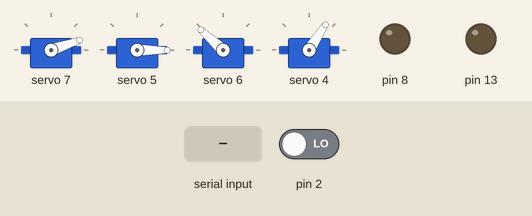
Simulated run of this sketch. Board: Arduino Uno, built with avr-gcc and run on an emulated ATmega328P. Parts: 4 × servo, output pins drawn as LEDs (lit = HIGH). The inputs (shaded band) are chosen by the test bench; at power-on: pin 2 LOW.

Above: at 2.0 s.
2.1 s: "r" received over Serial
At 3.7 s:
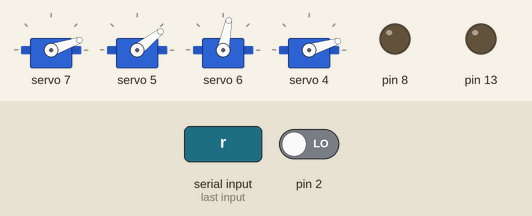
4.7 s: byte 52 ('4') received over Serial
At 5.9 s:
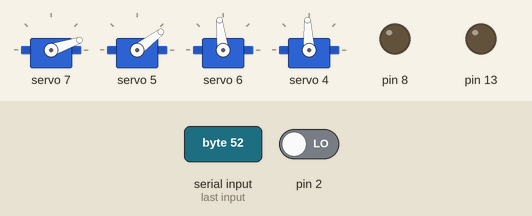
6.9 s: byte 51 ('3') received over Serial
At 8.3 s:
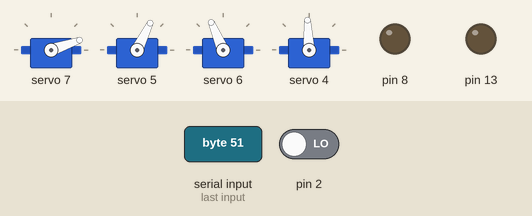
8.7 s: byte 53 ('5') received over Serial
At 9.8 s:
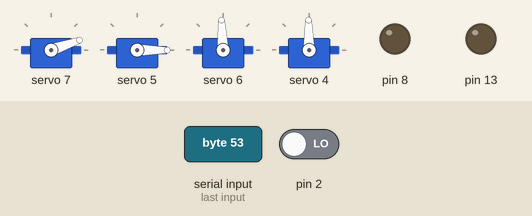
10.9 s: byte 54 ('6') received over Serial
At 11.17 s:
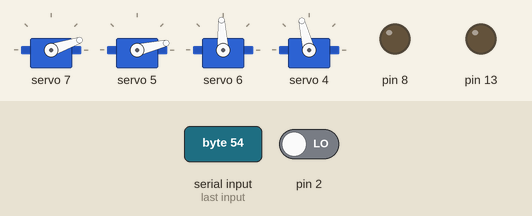
13.3 s: byte 55 ('7') received over Serial
At 15.0 s:
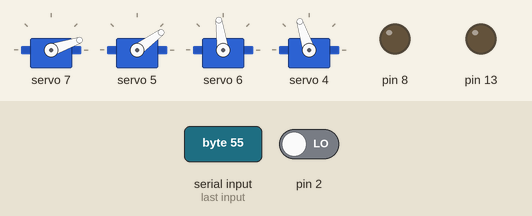
Timing chart, 0 to 16.3 s (numbered marks = the images above; inputs shaded):
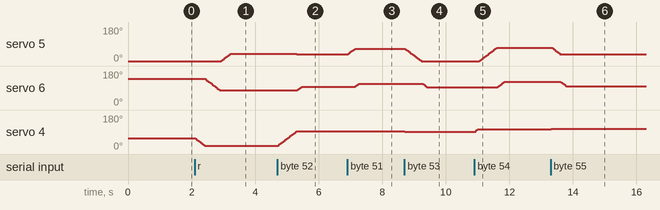

The sketch:

cod_arduino.ino
```cpp
#include "HCPCA9685.h"

/* I2C slave address for the device/module. For the HCMODU0097 the default I2C address
   is 0x40 */
#define  I2CAdd 0x40


#define BASE_START 130
#define SHOULDER_START 0
#define ELBOW_START 300
#define JAW_START 50

#define BASE_SERVO 4
#define SHOULDER_SERVO 5
#define ELBOW_SERVO 6
#define JAW_SERVO 7


/* Create an instance of the library */
HCPCA9685 HCPCA9685(I2CAdd);

unsigned int prev_base_pos = BASE_START;
unsigned int prev_shoulder_pos = SHOULDER_START;
unsigned int prev_elbow_pos = ELBOW_START;
unsigned int prev_jaw_pos = JAW_START;

bool isHumanPlayer = true;
bool buttonPressed = false;

void update_servo_pos(int servo, int new_pos){
  switch(servo){
    case BASE_SERVO:
      prev_base_pos = new_pos;
      break;
    case SHOULDER_SERVO:
      prev_shoulder_pos = new_pos;
      break;
    case ELBOW_SERVO:
      prev_elbow_pos = new_pos;
      break;
    case JAW_SERVO:
      prev_jaw_pos = new_pos;
      break;
  }
}

void sweep_servo(int servo, int start_pos, int stop_pos){
  update_servo_pos(servo, stop_pos);
  if(start_pos < stop_pos){
    for(int i = start_pos; i < stop_pos; i++){
       HCPCA9685.Servo(servo, i);
       delay(3);
    }
  } else {
    for(int i = start_pos; i > stop_pos; i--){
        HCPCA9685.Servo(servo, i);
       delay(3);
    }
  }
}

void wakeUp(){       // Init all servo positions
   HCPCA9685.Servo(JAW_SERVO, JAW_START);
   delay(200);
   HCPCA9685.Servo(SHOULDER_SERVO, SHOULDER_START);
   delay(200);
   HCPCA9685.Servo(ELBOW_SERVO, ELBOW_START);
   delay(200);
   HCPCA9685.Servo(BASE_SERVO, BASE_START);
   delay(200);
}

void makeWay(){
  sweep_servo(SHOULDER_SERVO, prev_shoulder_pos, SHOULDER_START);
  sweep_servo(ELBOW_SERVO, prev_elbow_pos, ELBOW_START);
}

void grabBall(){     // Get ourselves in the right position and grab that ball
  HCPCA9685.Servo(JAW_SERVO, 50);
  update_servo_pos(JAW_SERVO, 50);
  sweep_servo(BASE_SERVO, prev_base_pos, 45);
  sweep_servo(ELBOW_SERVO, prev_elbow_pos, 175);
  sweep_servo(SHOULDER_SERVO, prev_shoulder_pos, 87);
  HCPCA9685.Servo(JAW_SERVO, 360);
  update_servo_pos(JAW_SERVO, 360);
}

void rest(){
  HCPCA9685.Servo(JAW_SERVO, 50);
  update_servo_pos(JAW_SERVO, 50);
  sweep_servo(BASE_SERVO, prev_base_pos, 45);
  sweep_servo(ELBOW_SERVO, prev_elbow_pos, 175);
  sweep_servo(SHOULDER_SERVO, prev_shoulder_pos, 90);
}

void ball_up(){        // Get up after the ball was grabbed
  sweep_servo(ELBOW_SERVO, prev_elbow_pos, 300);
  sweep_servo(SHOULDER_SERVO, prev_shoulder_pos, 0);
  sweep_servo(BASE_SERVO, prev_base_pos, 150);
}

void ball_0(){
  sweep_servo(SHOULDER_SERVO, prev_shoulder_pos, 177);
  sweep_servo(ELBOW_SERVO, prev_elbow_pos, 300);
  sweep_servo(BASE_SERVO, prev_base_pos, 170);
  delay(200);
  HCPCA9685.Servo(JAW_SERVO, 50);
  update_servo_pos(JAW_SERVO, 50);
}

void ball_1() {
  sweep_servo(BASE_SERVO, prev_base_pos, 163);
  sweep_servo(SHOULDER_SERVO, prev_shoulder_pos, 90);
  sweep_servo(ELBOW_SERVO, prev_elbow_pos, 207);
  delay(200);
  HCPCA9685.Servo(JAW_SERVO, 50);
  update_servo_pos(JAW_SERVO, 50);
}

void ball_2() {
  sweep_servo(BASE_SERVO, prev_base_pos, 143);
  sweep_servo(SHOULDER_SERVO, prev_shoulder_pos, 18);
  sweep_servo(ELBOW_SERVO, prev_elbow_pos, 200);
  delay(200);
  HCPCA9685.Servo(JAW_SERVO, 50);
  update_servo_pos(JAW_SERVO, 50);
}

void ball_3() {
  sweep_servo(BASE_SERVO, prev_base_pos, 204);
  sweep_servo(SHOULDER_SERVO, prev_shoulder_pos, 146);
  sweep_servo(ELBOW_SERVO, prev_elbow_pos, 249);
  delay(200);
  HCPCA9685.Servo(JAW_SERVO, 50);
  update_servo_pos(JAW_SERVO, 50);
}

void ball_4() {
  sweep_servo(BASE_SERVO, prev_base_pos, 206);
  sweep_servo(SHOULDER_SERVO, prev_shoulder_pos, 86);
  sweep_servo(ELBOW_SERVO, prev_elbow_pos, 215);
  delay(200);
  HCPCA9685.Servo(JAW_SERVO, 50);
  update_servo_pos(JAW_SERVO, 50);
}

void ball_5() {
  sweep_servo(BASE_SERVO, prev_base_pos, 201);
  sweep_servo(SHOULDER_SERVO, prev_shoulder_pos, 0);
  sweep_servo(ELBOW_SERVO, prev_elbow_pos, 205);
  delay(200);
  HCPCA9685.Servo(JAW_SERVO, 50);
  update_servo_pos(JAW_SERVO, 50);
}

void ball_6() {
  sweep_servo(BASE_SERVO, prev_base_pos, 231);
  sweep_servo(SHOULDER_SERVO, prev_shoulder_pos, 158);
  sweep_servo(ELBOW_SERVO, prev_elbow_pos, 270);
  delay(200);
  HCPCA9685.Servo(JAW_SERVO, 50);
  update_servo_pos(JAW_SERVO, 50);
}

void ball_7() {
  sweep_servo(BASE_SERVO, prev_base_pos, 239);
  sweep_servo(SHOULDER_SERVO, prev_shoulder_pos, 85);
  sweep_servo(ELBOW_SERVO, prev_elbow_pos, 215);
  delay(200);
  HCPCA9685.Servo(JAW_SERVO, 50);
  update_servo_pos(JAW_SERVO, 50);
}

void ball_8() {
  sweep_servo(BASE_SERVO, prev_base_pos, 242);
  sweep_servo(SHOULDER_SERVO, prev_shoulder_pos, 28);
  sweep_servo(ELBOW_SERVO, prev_elbow_pos, 200);
  delay(200);
  HCPCA9685.Servo(JAW_SERVO, 50);
  update_servo_pos(JAW_SERVO, 50);
}

void setup()
{
  /* Initialise the library and set it to 'servo mode' */
  HCPCA9685.Init(SERVO_MODE);

  /* Wake the device up */
  HCPCA9685.Sleep(false);

  Serial.begin(9600);

  pinMode(2, INPUT);
  pinMode(13, OUTPUT);
  pinMode(8, OUTPUT);

  attachInterrupt(digitalPinToInterrupt(2), roboturn, HIGH);

  wakeUp();
}

void loop()
{


  unsigned int base_pos;
  unsigned int shoulder_pos;
  unsigned int elbow_pos;
  unsigned int jaw_pos;

  if(Serial.available()){    // Check for serial messages

    byte command = Serial.read();

    if(command == 'b'){             // We're being asked to move the base
      base_pos = Serial.parseInt();
      //sweep_servo(BASE_SERVO, prev_base_pos, base_pos);
      HCPCA9685.Servo(BASE_SERVO, base_pos);
      prev_base_pos = base_pos;
    }

    if(command == 's'){             // We're being asked to move the base
      shoulder_pos = Serial.parseInt();
      //sweep_servo(BASE_SERVO, prev_base_pos, base_pos);
      HCPCA9685.Servo(SHOULDER_SERVO, shoulder_pos);
      prev_shoulder_pos = base_pos;
    }

     if(command == 'e'){             // We're being asked to move the base
      elbow_pos = Serial.parseInt();
      //sweep_servo(BASE_SERVO, prev_base_pos, base_pos);
      HCPCA9685.Servo(ELBOW_SERVO, elbow_pos);
      prev_elbow_pos = elbow_pos;
    }

     if(command == 'j'){             // We're being asked to move the base
      jaw_pos = Serial.parseInt();
      //sweep_servo(BASE_SERVO, prev_base_pos, base_pos);
      HCPCA9685.Servo(JAW_SERVO, jaw_pos);
      prev_jaw_pos = jaw_pos;
     }

     if(command == 'g'){
        grabBall();
     }

     if(command == 'r'){
        rest();
     }

     if(command == 'u'){
        ball_up();
     }

     if(command == '0'){
        ball_0();
     }

     if(command == '1'){
        ball_1();
     }

     if(command == '2'){
        ball_2();
     }

     if(command == '3'){
        ball_3();
     }

     if(command == '4'){
        ball_4();
     }

     if(command == '5'){
        ball_5();
     }

     if(command == '6'){
        ball_6();
     }

     if(command == '7'){
        ball_7();
     }

     if(command == '8'){
        ball_8();
     }

     if(command == 'h'){
       digitalWrite(13, HIGH);
     }

     if(command == 'l'){
        digitalWrite(13, LOW);
     }

  }
}

void roboturn(){
  static unsigned long last_interrupt_time = 0;
  unsigned long interrupt_time = millis();
  // If interrupts come faster than 200ms, assume it's a bounce and ignore
  if (interrupt_time - last_interrupt_time > 300)
  {
    Serial.println("HIGH");
  }
  last_interrupt_time = interrupt_time;
}
```

Measured:
- after the input at 2.1 s, servo 5: moves from 0° to 38° over 0.29 s, starting after 0.83 s; servo 6: moves from 138° to 79° over 0.44 s, starting after 0.34 s; servo 4: moves from 57° to 17° over 0.31 s, starting at once
- after the input at 4.7 s, servo 5: 38° → 37° after 0.61 s; servo 6: 79° → 97° after 0.63 s; servo 4: moves from 17° to 93° over 0.59 s, starting at once
- after the input at 6.9 s, servo 6: 97° → 113° after 0.24 s
- after the input at 8.7 s, servo 5: moves from 64° to 0° over 0.50 s, starting at once; servo 6: 113° → 93° after 0.57 s; servo 4: 93° → 91° at once
- after the input at 10.9 s, servo 5: moves from 0° to 70° over 0.55 s, starting after 0.15 s; servo 6: moves from 93° to 123° over 0.21 s, starting after 0.73 s; servo 4: 91° → 104° at once
- after the input at 13.3 s, servo 5: moves from 70° to 36° over 0.25 s, starting after 0.06 s; servo 6: moves from 123° to 98° over 0.19 s, starting after 0.32 s; servo 4: 104° → 108° at once
